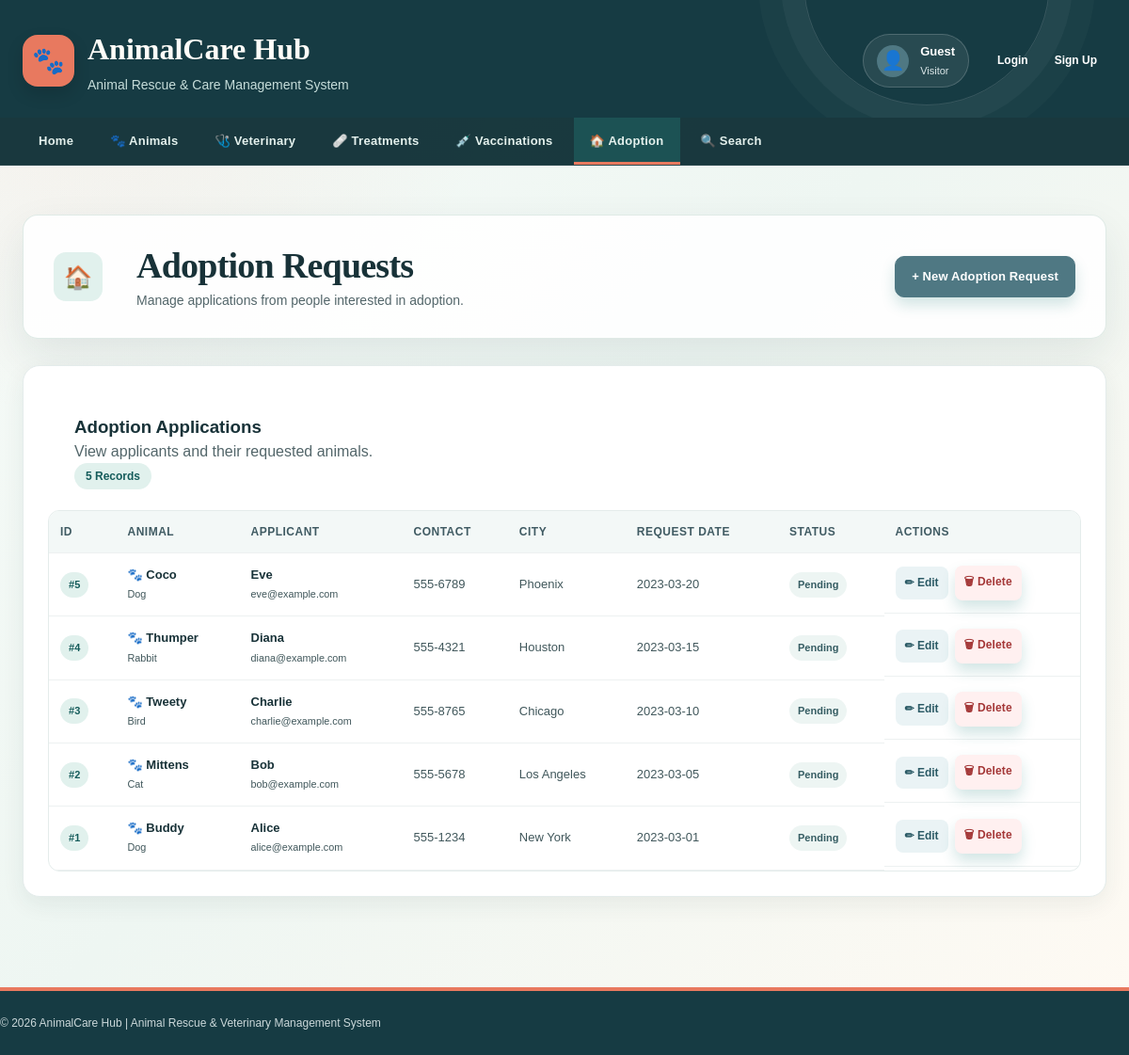
/adoption.php, run on the app's committed database.
### tables this page shows
CREATE TABLE adoption_requests (
    request_id INT AUTO_INCREMENT PRIMARY KEY,
    animal_id INT NOT NULL,
    applicant_name VARCHAR(100) NOT NULL,
    email VARCHAR(150) NOT NULL,
    phone VARCHAR(20) NOT NULL,
    city VARCHAR(100) NOT NULL,
    request_date DATE NOT NULL,
    reason TEXT NOT NULL,
    request_status VARCHAR(30) NOT NULL DEFAULT 'Pending',

    FOREIGN KEY (animal_id)
        REFERENCES animals(animal_id)
);

CREATE TABLE animals (
    animal_id INT AUTO_INCREMENT PRIMARY KEY,
    animal_name VARCHAR(100) NOT NULL,
    animal_type VARCHAR(50) NOT NULL,
    breed VARCHAR(100),
    age INT NOT NULL,
    gender VARCHAR(20) NOT NULL,
    category VARCHAR(30) NOT NULL,
    rescue_date DATE,
    health_status VARCHAR(50) NOT NULL,
    adoption_status VARCHAR(30) NOT NULL DEFAULT 'Available',
    description TEXT
);

### adoption.php (the view, shortened to what this page needs)
<?php
$sql = "SELECT
            ar.request_id,
            ar.applicant_name,
            ar.email,
            ar.phone,
            ar.city,
            ar.request_date,
            ar.reason,
            ar.request_status,
            a.animal_name,
            a.animal_type
        FROM adoption_requests ar
        INNER JOIN animals a
            ON ar.animal_id = a.animal_id
        ORDER BY ar.request_id DESC";
$result = mysqli_query($conn, $sql);
?>
<!DOCTYPE html>
<html lang="en">
<head>
    <link rel="stylesheet" href="style.css">
</head>
<body>
<header class="main-header">
    <div class="container header-content">
        <div class="logo-area">
            <div class="logo-icon">🐾</div>
            <div>
                <h1>AnimalCare Hub</h1>
                <p>Animal Rescue & Care Management System</p>
            </div>
        </div>
        <div class="header-auth">
            <?php if (isset($_SESSION['user_id'])): ?>
                <div class="top-profile-panel">
                    <div class="top-profile-avatar">👤</div>
                    <div class="top-profile-text">
                        <span class="top-profile-name"><?= htmlspecialchars($_SESSION['name'] ?? 'Care Team Member') ?></span>
                        <span class="top-profile-role"><?= htmlspecialchars($_SESSION['role'] ?? 'Team Member') ?></span>
                    </div>
                </div>
                <div class="top-profile-links">
                    <a href="logout.php" class="top-logout-link">Logout</a>
                </div>
            <?php else: ?>
                <div class="top-profile-panel">
                    <div class="top-profile-avatar">👤</div>
                    <div class="top-profile-text">
                        <span class="top-profile-name">Guest</span>
                        <span class="top-profile-role">Visitor</span>
                    </div>
                </div>
                <div class="top-profile-links">
                    <a href="login.php" class="top-login-link">Login</a>
                    <a href="register.php" class="top-register-link">Sign Up</a>
                </div>
            <?php endif; ?>
        </div>
    </div>
</header>
<nav class="navbar">
    <div class="container nav-inner">
        <ul class="nav-list">
            <li><a href="index.php">Home</a></li>
            <li><a href="animals.php">🐾 Animals</a></li>
            <li><a href="veterinarians.php">🩺 Veterinary</a></li>
            <li><a href="treatments.php">🩹 Treatments</a></li>
            <li><a href="vaccinations.php">💉 Vaccinations</a></li>
            <li><a href="adoption.php" class="active">🏠 Adoption</a></li>
            <li><a href="search.php">🔍 Search</a></li>
        </ul>
    </div>
</nav>
<main class="page-container">
    <section class="page-title">
        <div class="page-title-content">
            <span class="title-icon">🏠</span>
            <div>
                <h2>Adoption Requests</h2>
                <p>
                    Manage applications from people interested in adoption.
                </p>
            </div>
        </div>
        <a
            href="add_adoption.php"
            class="primary-btn"
        >
            + New Adoption Request
        </a>
    </section>
    <section class="data-card">
        <div class="card-header">
            <div>
                <h3>Adoption Applications</h3>
                <p>
                    View applicants and their requested animals.
                </p>
            </div>
            <span class="record-count">
                <?php echo mysqli_num_rows($result); ?>
                Records
            </span>
        </div>
        <div class="table-wrapper">
            <table class="data-table">
                <thead>
                    <tr>
                        <th>ID</th>
                        <th>Animal</th>
                        <th>Applicant</th>
                        <th>Contact</th>
                        <th>City</th>
                        <th>Request Date</th>
                        <th>Status</th>
                        <th>Actions</th>
                    </tr>
                </thead>
                <tbody>
                <?php if (mysqli_num_rows($result) > 0): ?>
                    <?php while ($row = mysqli_fetch_assoc($result)): ?>
                        <tr>
                            <td>
                                <span class="id-badge">
                                    #<?php
                                    echo (int)$row['request_id'];
                                    ?>
                                </span>
                            </td>
                            <td>
                                <strong>
                                    🐾
                                    <?php
                                    echo htmlspecialchars(
                                        $row['animal_name']
                                    );
                                    ?>
                                </strong>
                                <br>
                                <small>
                                    <?php
                                    echo htmlspecialchars(
                                        $row['animal_type']
                                    );
                                    ?>
                                </small>
                            </td>
                            <td>
                                <strong>
                                    <?php
                                    echo htmlspecialchars(
                                        $row['applicant_name']
                                    );
                                    ?>
                                </strong>
                                <br>
                                <small>
                                    <?php
                                    echo htmlspecialchars(
                                        $row['email']
                                    );
                                    ?>
                                </small>
                            </td>
                            <td>
                                <?php
                                echo htmlspecialchars(
                                    $row['phone']
                                );
                                ?>
                            </td>
                            <td>
                                <?php
                                echo htmlspecialchars(
                                    $row['city']
                                );
                                ?>
                            </td>
                            <td>
                                <?php
                                echo htmlspecialchars(
                                    $row['request_date']
                                );
                                ?>
                            </td>
                            <td>
                                <?php
                                $status =
                                    $row['request_status'];
                                if (
                                    strtolower($status)
                                    === 'approved'
                                ) {
                                    $status_class =
                                        'status-completed';
                                } elseif (
                                    strtolower($status)
                                    === 'pending'
                                ) {
                                    $status_class =
                                        'status-ongoing';
                                } else {
                                    $status_class =
                                        'status-default';
                                }
                                ?>
                                <span
                                    class="status-badge
                                    <?php echo $status_class; ?>"
                                >
                                    <?php
                                    echo htmlspecialchars($status);
                                    ?>
                                </span>
                            </td>
                            <td class="action-cell">
                                <a class="edit-btn" href="update_adoption.php?request_id=<?= (int)$row['request_id'] ?>">✏ Edit</a>
                                <form action="delete_adoption.php" method="POST" class="inline-delete" onsubmit="return confirm('Delete this adoption request?');">
                                    <button class="delete-btn" type="submit">🗑 Delete</button>
                                </form>
                            </td>
                        </tr>
                    <?php endwhile; ?>
                <?php endif; ?>
                </tbody>
            </table>
        </div>
    </section>
</main>
<footer class="main-footer">
    <p>
        © 2026 AnimalCare Hub |
        Animal Rescue & Veterinary Management System
    </p>
</footer>
</body>
</html>

### data on the page
adoption_requests: request_id "5", animal.animal_name "Coco", animal.animal_type "Dog", applicant_name "Eve", email "eve@example.com", phone "555-6789", city "Phoenix", request_date "2023-03-20", request_status "Pending"
adoption_requests: request_id "4", animal.animal_name "Thumper", animal.animal_type "Rabbit", applicant_name "Diana", email "diana@example.com", phone "555-4321", city "Houston", request_date "2023-03-15", request_status "Pending"
adoption_requests: request_id "3", animal.animal_name "Tweety", animal.animal_type "Bird", applicant_name "Charlie", email "charlie@example.com", phone "555-8765", city "Chicago", request_date "2023-03-10", request_status "Pending"
adoption_requests: request_id "2", animal.animal_name "Mittens", animal.animal_type "Cat", applicant_name "Bob", email "bob@example.com", phone "555-5678", city "Los Angeles", request_date "2023-03-05", request_status "Pending"
adoption_requests: request_id "1", animal.animal_name "Buddy", animal.animal_type "Dog", applicant_name "Alice", email "alice@example.com", phone "555-1234", city "New York", request_date "2023-03-01", request_status "Pending"

### other printed values
mysqli_num_rows($result) "5"
